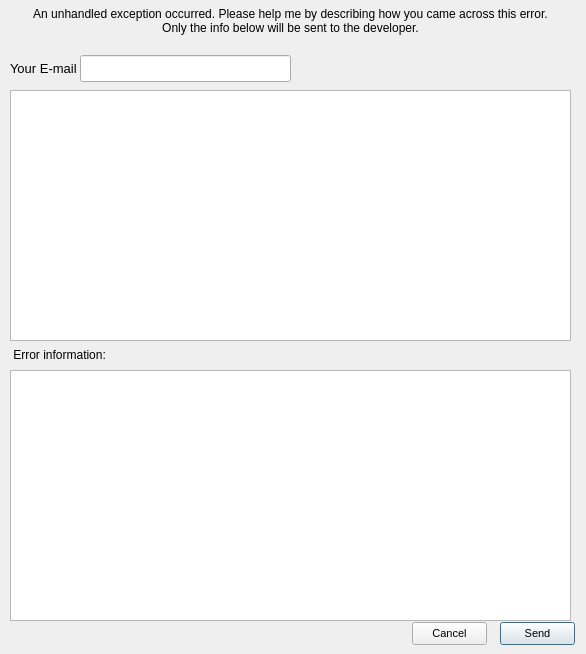
<?xml version="1.0" encoding="UTF-8"?>
<ui version="4.0">
 <class>Dialog</class>
 <widget class="QDialog" name="Dialog">
  <property name="geometry">
   <rect>
    <x>0</x>
    <y>0</y>
    <width>586</width>
    <height>654</height>
   </rect>
  </property>
  <property name="windowTitle">
   <string>Error</string>
  </property>
  <property name="windowIcon">
   <iconset>
    <normaloff>assets/icon.ico</normaloff>assets/icon.ico</iconset>
  </property>
  <widget class="QLabel" name="label">
   <property name="geometry">
    <rect>
     <x>0</x>
     <y>0</y>
     <width>581</width>
     <height>41</height>
    </rect>
   </property>
   <property name="font">
    <font>
     <pointsize>9</pointsize>
    </font>
   </property>
   <property name="text">
    <string>An unhandled exception occurred. Please help me by describing how you came across this error.
Only the info below will be sent to the developer.</string>
   </property>
   <property name="alignment">
    <set>Qt::AlignCenter</set>
   </property>
  </widget>
  <widget class="QTextBrowser" name="emsg">
   <property name="geometry">
    <rect>
     <x>10</x>
     <y>370</y>
     <width>561</width>
     <height>251</height>
    </rect>
   </property>
   <property name="html">
    <string>&lt;!DOCTYPE HTML PUBLIC &quot;-//W3C//DTD HTML 4.0//EN&quot; &quot;http://www.w3.org/TR/REC-html40/strict.dtd&quot;&gt;
&lt;html&gt;&lt;head&gt;&lt;meta name=&quot;qrichtext&quot; content=&quot;1&quot; /&gt;&lt;style type=&quot;text/css&quot;&gt;
p, li { white-space: pre-wrap; }
&lt;/style&gt;&lt;/head&gt;&lt;body style=&quot; font-family:'Sans'; font-size:10pt; font-weight:400; font-style:normal;&quot;&gt;
&lt;p style=&quot;-qt-paragraph-type:empty; margin-top:0px; margin-bottom:0px; margin-left:0px; margin-right:0px; -qt-block-indent:0; text-indent:0px; font-family:'MS Shell Dlg 2'; font-size:8pt;&quot;&gt;&lt;br /&gt;&lt;/p&gt;&lt;/body&gt;&lt;/html&gt;</string>
   </property>
  </widget>
  <widget class="QTextEdit" name="de">
   <property name="geometry">
    <rect>
     <x>10</x>
     <y>90</y>
     <width>561</width>
     <height>251</height>
    </rect>
   </property>
  </widget>
  <widget class="QLabel" name="label_2">
   <property name="geometry">
    <rect>
     <x>10</x>
     <y>347</y>
     <width>151</width>
     <height>16</height>
    </rect>
   </property>
   <property name="font">
    <font>
     <pointsize>9</pointsize>
    </font>
   </property>
   <property name="text">
    <string> Error information:</string>
   </property>
  </widget>
  <widget class="QPushButton" name="send">
   <property name="geometry">
    <rect>
     <x>500</x>
     <y>622</y>
     <width>75</width>
     <height>23</height>
    </rect>
   </property>
   <property name="font">
    <font>
     <pointsize>8</pointsize>
    </font>
   </property>
   <property name="text">
    <string>Send</string>
   </property>
  </widget>
  <widget class="QPushButton" name="can">
   <property name="geometry">
    <rect>
     <x>412</x>
     <y>622</y>
     <width>75</width>
     <height>23</height>
    </rect>
   </property>
   <property name="font">
    <font>
     <pointsize>8</pointsize>
    </font>
   </property>
   <property name="text">
    <string>Cancel</string>
   </property>
  </widget>
  <widget class="QLineEdit" name="email">
   <property name="geometry">
    <rect>
     <x>80</x>
     <y>55</y>
     <width>211</width>
     <height>27</height>
    </rect>
   </property>
  </widget>
  <widget class="QLabel" name="label_3">
   <property name="geometry">
    <rect>
     <x>10</x>
     <y>60</y>
     <width>81</width>
     <height>17</height>
    </rect>
   </property>
   <property name="font">
    <font>
     <pointsize>10</pointsize>
     <weight>50</weight>
     <italic>false</italic>
     <bold>false</bold>
    </font>
   </property>
   <property name="text">
    <string>Your E-mail</string>
   </property>
  </widget>
 </widget>
 <resources/>
 <connections>
  <connection>
   <sender>can</sender>
   <signal>clicked()</signal>
   <receiver>Dialog</receiver>
   <slot>close()</slot>
   <hints>
    <hint type="sourcelabel">
     <x>449</x>
     <y>633</y>
    </hint>
    <hint type="destinationlabel">
     <x>292</x>
     <y>326</y>
    </hint>
   </hints>
  </connection>
  <connection>
   <sender>send</sender>
   <signal>clicked()</signal>
   <receiver>Dialog</receiver>
   <slot>close()</slot>
   <hints>
    <hint type="sourcelabel">
     <x>537</x>
     <y>633</y>
    </hint>
    <hint type="destinationlabel">
     <x>292</x>
     <y>326</y>
    </hint>
   </hints>
  </connection>
 </connections>
</ui>
